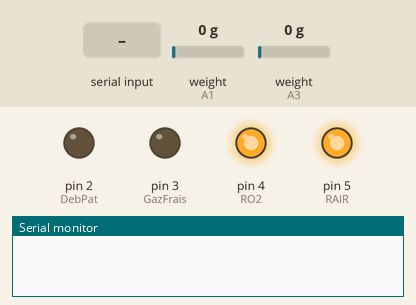
Simulated run of this sketch. Board: Arduino Uno, built with avr-gcc and run on an emulated ATmega328P. Shown: output pins drawn as LEDs (lit = HIGH), the last lines printed to the serial monitor. The inputs (shaded band) are chosen by the test bench; at power-on: weight on the scale (sensors on A1, A3) 0 g.

Above: at 1.2 s.
1.3 s: "90,45\n" received over Serial
At 2.04 s:
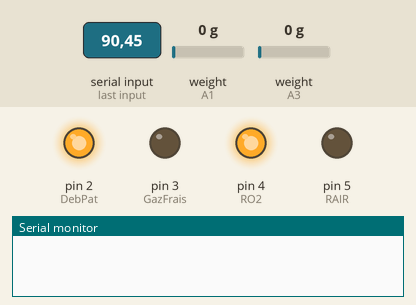
At 3.2 s:
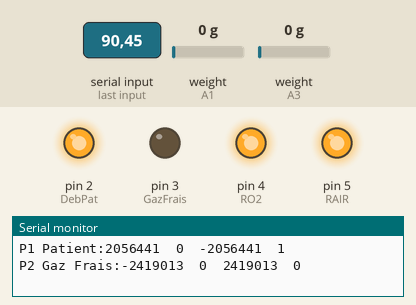
3.6 s: "5\n" received over Serial
At 4.3 s:
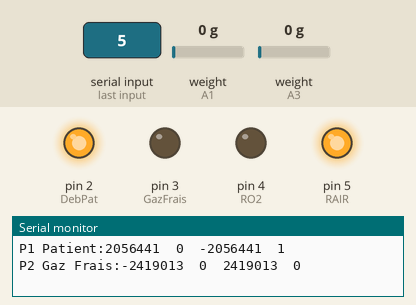
Timing chart, 0 to 6.6 s (numbered marks = the images above; inputs shaded):
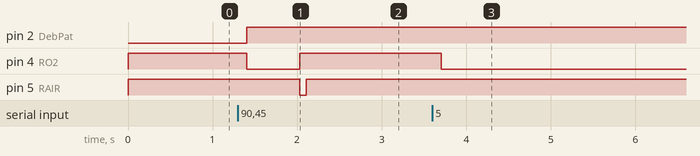

The sketch:

R1_Melangeur.ino
```cpp
#include "HX711.h"

HX711 P1; //Déclaration du capteur de pression du circuit patient
HX711 P2;// Déclaration du cpateur de pression du circuit de gaz frais

// Déclaration des variables pour les capteurs de pression

long V1;//Valeur du capteur de pression du circuit patient
long V2;//Valeur du capteur de pression du circuit de gaz frais
long RefV1=2056441;//Valeur de référence à vide du capteur de pression du circuit patient
long RefV2=-2419013;//Valeur de référence à vide du capteur de pression du circuit de gaz frais
long EtatV1;// Différence entre la valeur du capteur du circuit patient et sa valeur à vide
long EtatV2;// Différence entre la valeur du capteur du circuit de gaz frais et sa valeur à vide
const int DebPat=2;// Sortie logique de l'information de débranchement patient
const int GazFrais=3;// Sortie logique de l'information d'absence de gaz frais
int DB=0;
int GF=0;

// Déclaration des variables pour la liaison Série

String TC1 = "";         // Chaine pour contenir les données séries entrantes
bool stringComplete = false;  // Indicateur chaine complète
int TI1 = 0; //Valeur numérique convertie de la chaine de données série


// Déclaration des variables pour la fonction Mélangeur

int RO2 = 4;// Relais d'alimentation O2
int RAIR = 5;// Relais d'alimentation Air médical
int Vt=0;// Volume de gaz frais
int Tt=0;// Temps total d'ouverture gaz frais
int FiO2=0;//Valeur réglée de FiO2
int TO2=0;//Temp d'ouverture arrivée O2
int TAir=0;//Temps d'ouverture arrivée Air médical


void setup()
{
P1.begin(A1,A0);//Initialisation de la communication avec le capteur de pression du circuit patient
P2.begin(A3,A2);//Initialisation de la communication avec le capteur de pression gaz frais
pinMode(DebPat,OUTPUT);// initialisation de la sortie logique 2 pour l'information d'alarme de débranchement patient
pinMode(GazFrais,OUTPUT);// initialisation de la sortie logique 3 pour l'information d'alarme d'absence de gaz frais
pinMode(RO2,OUTPUT);// initialisation de la sortie logique 4 pour le relais de l'alimentation d'O2
pinMode(RAIR,OUTPUT);// initialisation de la sortie logique 5 pour le relais de l'alimentation en Air médical
//RefV1=P1.read_average(10);//Valeur à vide du capteur de pression du circuit patient
//RefV2=P2.read_average(10);//Valeur à vide du capteur de pression de gaz frais
digitalWrite (DebPat, LOW);// Etat initial de la sortie logique d'information d'alarme de débranchement patient
digitalWrite (GazFrais, LOW);// Etat initial de la sortie logique d'information d'alarme d'absence de gaz frais
digitalWrite(RO2,HIGH);// Etat initial de la sortie logique pour le relais de commande de l'électrovanne d'arrivée d'O2
digitalWrite(RAIR,HIGH);// Etat initial de la sortie logique pour le relais de commande de l'électrovanne d'arrivée d'Air médical
Serial.begin(9600);//Initialisation de la communication série avec le microcontroleur principal
TC1.reserve(200);// Dimensionnement de la chaine de réception

}

void loop(){

//Mélangeur

  if (stringComplete) {  // A reception des réglages via la liaison série depuis le microcontrôleur principal


    //Alarme de débranchement du patient

    V1=P1.read();// Lecture de la valeur du capteur de pression du circuit patient
    EtatV1 = V1 - RefV1;//Calcul de la différence entre la valeur du capteur de pression du circuit patient et sa valeur de référence
    if (EtatV1 >= 10000)// Si la différence est supérieure ou égale à 10000
    {
    digitalWrite (DebPat, LOW);// Alors l'indicateur d'alarme de débranchement patient est à l'état haut
    DB=0;
    }
    else
    {
    digitalWrite (DebPat, HIGH);// Sinon l'indicateur d'alarme de débranchement patient est à l'état bas
    DB=1;
    }

    // Calcul des paramères de commande du mélangeur

    TI1 = TC1.toInt();// Conversion en numérique de la chaine de caractère en provenance du microcontroleur principal
    Vt= (TI1/1000);// Le réglage de volume tidal correspond à l'inité des milliers
    Tt=1500 *(0.4+(Vt*0.05));// Calcul du temps d'ouverture des gaz frais, 1500ms * Volume tidal
    FiO2=(TI1 - (Vt*1000));// La valeur de FiO2 de 60 à 100% correspond au trois derniers chiffres de TI1
    TO2=((((FiO2 -21)/0.79)*Tt)/100);// Calcul de la fraction d'ouverture de l'électrovanne d'O2
    TAir=Tt-TO2;// Calcul de la fraction d'ouverture de l'électrovanne d'air médical

    //Commande du mélangeur

    digitalWrite (RO2, LOW); //Commande en ouverture du relais de l'électrovanne d'arrivée d'O2
    delay(TO2);// Délai du temps calculé d'ouverture de l'électrovanne d'arrivée d'O2

    //Alarme de gaz frais

    V2=P2.read();// Lecture de la valeur du capteur de pression du circuit de gaz frais
    EtatV2 = V2 - RefV2;//Calcul de la différence entre la valeur du capteur de pression de gaz frais et sa valeur de référence
    if (EtatV2 >= 5000)// Si la différence est supérieure ou égale à 5000
    {
    digitalWrite (GazFrais, LOW);// Alors l'indicateur d'alarme d'absence de gaz frais est à l'état haut
    GF=0;
    }
    else
    {
    digitalWrite (GazFrais, HIGH);//Sinon l'indicateur d'alarme d'absence de gaz frais est à l'état bas
    GF=1;
    }

    digitalWrite (RO2, HIGH);// Commande en fermeture du relais de l'électrovanne d'arrivée d'O2

    digitalWrite (RAIR, LOW);// Commande en ouverture du relais de l'électrovanne d'arrivée d'air médical
    delay(TAir);// Délai du temps calculé d'ouverture de l'électrovanne d'arrivé&e d'air médical
    digitalWrite (RAIR, HIGH);  // Commande en fermeture du relais de l'électrovanne d'arrivée d'air médical


    Serial.print("P1 Patient:");
    Serial.print(RefV1);
    Serial.print("  ");
    Serial.print(V1);
    Serial.print("  ");
    Serial.print(EtatV1);
    Serial.print("  ");
    Serial.print(DB);
    Serial.println();
    Serial.print("P2 Gaz Frais:");
    Serial.print(RefV2);
    Serial.print("  ");
    Serial.print(V2);
    Serial.print("  ");
    Serial.print(EtatV2);
    Serial.print("  ");
    Serial.print(GF);
    Serial.println();
    Serial.println();

    //Mise en attente de réception des nouveaux paramètres

    TC1 = "";// Vidage de la chaine de caractère transmise en liaison série depuis le microcontrôleur principal
    stringComplete = false;// Indicateur "Chaine complète" à l'état bas , en attente de nouveau caractères
  }

}
void serialEvent() {// En cas d'arrivée de données série depuis le microcontrôleur principal
  while (Serial.available()) {
    char inChar = (char)Serial.read(); // Lire chaque nouveau caractère
    TC1 += inChar;// Et l'ajouter à la chaine de caractère
    if (inChar == '\n') {// Si le caractère est "/n" alors la chaine est complète
      stringComplete = true;// Indicateur "Chaine complète" à l'état haut
    }
  }
}
```

Measured:
- after the input at 1.3 s, pin 2 (DebPat): LOW → HIGH after 0.11 s; pin 4 (RO2): HIGH → LOW after 0.11 s, → HIGH 0.62 s later; pin 5 (RAIR): HIGH → LOW after 0.73 s, → HIGH 0.08 s later
- after the input at 3.6 s, pin 4 (RO2): HIGH → LOW after 0.10 s
